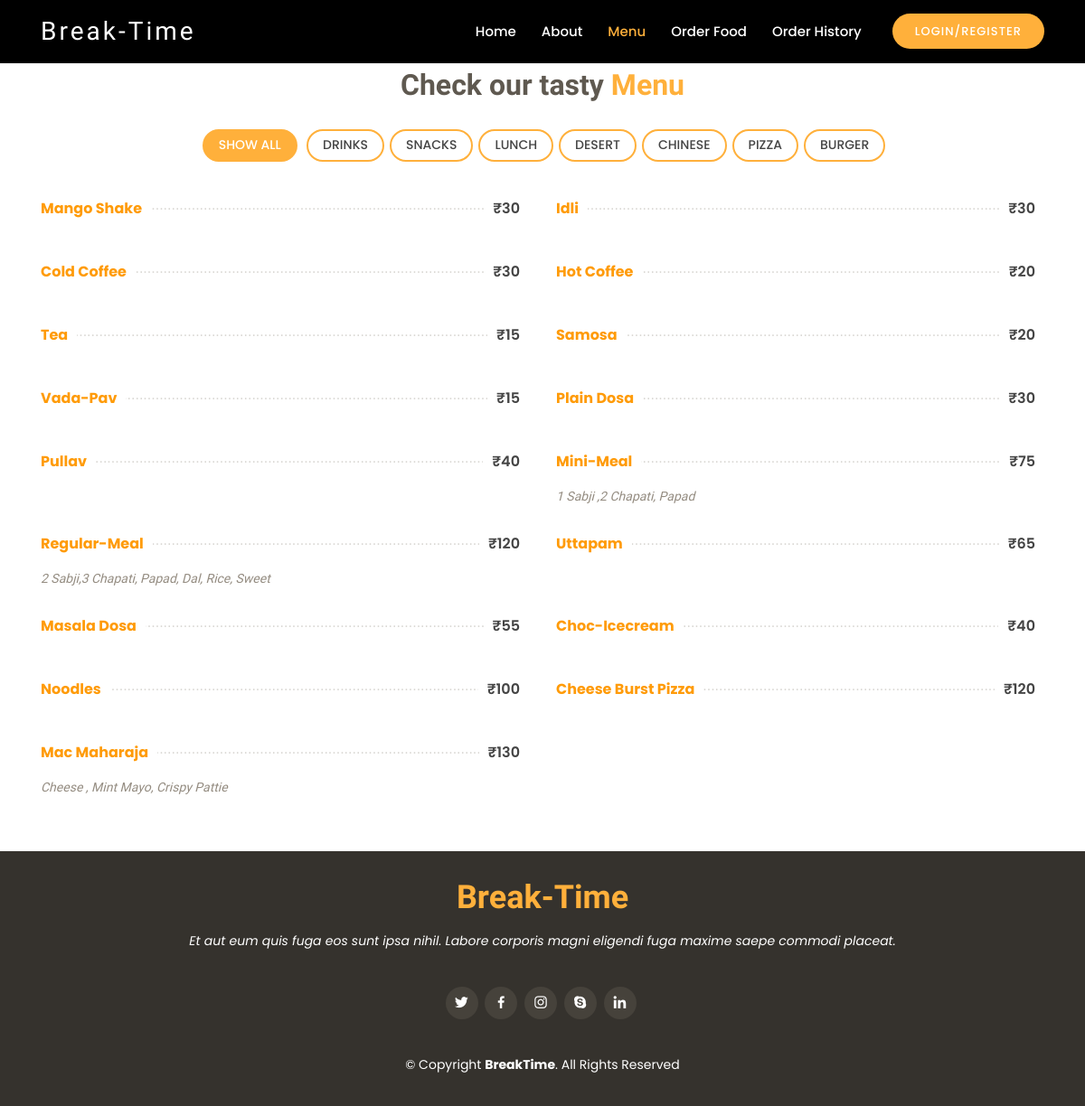
Page /menu.php on the committed database.
### tables this page shows
CREATE TABLE `menu` (
  `item_no` int(11) NOT NULL,
  `item_name` varchar(20) NOT NULL,
  `price` int(11) NOT NULL,
  `ingredients` varchar(50) NOT NULL,
  `type` varchar(10) NOT NULL
);

### menu.php (the view, shortened to what this page needs)
<?php
$xyz="Login/Register";
$db = new DbConnect();
$con = $db->connect();
?>
<!DOCTYPE html>
<html lang="en">
<head>
  <link href="assets/vendor/bootstrap/css/bootstrap.min.css" rel="stylesheet">
  <link href="assets/vendor/icofont/icofont.min.css" rel="stylesheet">
  <link href="assets/vendor/boxicons/css/boxicons.min.css" rel="stylesheet">
  <link href="assets/vendor/animate.css/animate.min.css" rel="stylesheet">
  <link href="assets/vendor/venobox/venobox.css" rel="stylesheet">
  <link href="assets/vendor/owl.carousel/assets/owl.carousel.min.css" rel="stylesheet">
  <link href="assets/css/style.css" rel="stylesheet">
</head>
<body>
  <header style="background: black;" id="header" class="fixed-top d-flex align-items-center header-transparent">
    <div class="container d-flex align-items-center">
      <div class="logo mr-auto">
        <h1 class="text-light"><a href="index.php"><span>Break-Time</span></a></h1>
      </div>
      <nav class="nav-menu d-none d-lg-block">
        <ul>
        <li ><a href="index.php">Home</a></li>
          <li><a href="#about">About</a></li>
          <li class="active"><a href="menu.php">Menu</a></li>
          <?php
            if($xyz=="admin"){
              echo "
            <li><a href=\"onGoingOrder.php\">On Going Orders</a></li>
            <li><a href=\"order_history.php\">Order History</a></li>
            <li><a href=\"addFoodItem.php\">Add Food Item</a></li>
          ";
            }
            else{
              echo " <li><a href=\"order.php\">Order Food</a></li>
              <li><a href=\"order_history.php\">Order History</a></li>
             ";
            }
          ?>
          <li class="book-a-table text-center"><a href="login.php"><?php echo $xyz?></a></li>
        </ul>
      </nav>
    </div>
  </header>
<section id="menu" class="menu">
      <div class="container">
        <div class="section-title">
          <h2>Check our tasty <span>Menu</span></h2>
        </div>
        <div class="row">
          <div class="col-lg-12 d-flex justify-content-center">
            <ul id="menu-flters">
              <li data-filter="*" class="filter-active">SHOW ALL</li>
              <?php
                $sql="select distinct type from menu";
                $result= mysqli_query($con,$sql);
                while($row=mysqli_fetch_assoc($result)){
                    $t=$row['type'];
                    $st=strtoupper($t);
                    echo "<li data-filter=\".filter-$t \">$st</li>";
                }
              ?>
            </ul>
          </div>
        </div>
        <div class="row menu-container">
          <?php
            $sql="select * from menu";
            $result= mysqli_query($con,$sql);
            while($row=mysqli_fetch_assoc($result)){
                menuItem($row['item_name'],$row['type'],$row['ingredients'],$row['price'],$row['item_no']);
            }
          function menuItem($name,$type,$ing,$price,$item_id){
            echo "<div class=\"col-lg-6 menu-item filter-$type\">
                <div class=\"menu-content\">
                <p>$name</p><span>₹$price</span>
                </div>
                <div class=\"menu-ingredients\">
                    $ing
                </div>
                </div>";
            }
          ?>
        </div>
    </section>
  <footer id="footer">
    <div class="container">
      <h3>Break-Time</h3>
      <p>Et aut eum quis fuga eos sunt ipsa nihil. Labore corporis magni eligendi fuga maxime saepe commodi placeat.</p>
      <div class="social-links">
        <a href="#" class="twitter"><i class="bx bxl-twitter"></i></a>
        <a href="#" class="facebook"><i class="bx bxl-facebook"></i></a>
        <a href="#" class="instagram"><i class="bx bxl-instagram"></i></a>
        <a href="#" class="google-plus"><i class="bx bxl-skype"></i></a>
        <a href="#" class="linkedin"><i class="bx bxl-linkedin"></i></a>
      </div>
      <div class="copyright">
        &copy; Copyright <strong><span>BreakTime</span></strong>. All Rights Reserved
      </div>
    </div>
  </footer>
</body>
</html>

### assets/css/style.css (style rules this page uses)
body { font-family: "Poppins", sans-serif; color: #444444; }
a { color: #ffb03b; }
h1, h2, h3, h4, h5, h6 { font-family: "Satisfy", sans-serif; }
#header { height: 70px; z-index: 997; transition: all 0.5s; padding: 10px 0; background: rgba(26, 24, 22, 0.85); }
#header.header-transparent { background: transparent; }
#header .logo h1 { font-size: 28px; margin: 0; line-height: 1; font-weight: 400; letter-spacing: 3px; }
#header .logo h1 a, #header .logo h1 a:hover { color: #fff; text-decoration: none; }
.nav-menu, .nav-menu * { margin: 0; padding: 0; list-style: none; }
.nav-menu > ul > li { position: relative; white-space: nowrap; float: left; }
.nav-menu a { display: block; position: relative; color: white; padding: 9px 14px; transition: 0.3s; font-size: 15px; font-weight: 500; font-family: "Poppins", sans-serif; }
.nav-menu a:hover, .nav-menu .active > a, .nav-menu li:hover > a { color: #ffb03b; text-decoration: none; }
.nav-menu .book-a-table a { background: #ffb03b; color: #fff; border-radius: 50px; margin: 0 0 0 20px; padding: 10px 25px; text-transform: uppercase; font-size: 13px; font-weight: 500; letter-spacing: 1px; transition: 0.3s; }
.mobile-nav { position: fixed; top: 55px; right: 15px; bottom: 15px; left: 15px; z-index: 9999; overflow-y: auto; background: #fff; transition: ease-in-out 0.2s; opacity: 0; visibility: hidden; border-radius: 10px; padding: 10px 0; }
.mobile-nav * { margin: 0; padding: 0; list-style: none; }
.mobile-nav a { display: block; position: relative; color: #433f39; padding: 10px 20px; font-weight: 500; outline: none; }
.mobile-nav a:hover, .mobile-nav .active > a, .mobile-nav li:hover > a { color: #ffb03b; text-decoration: none; }
.mobile-nav .book-a-table a { background: #ffb03b; color: #fff; border-radius: 50px; margin: 0 0 0 20px; padding: 10px 25px; text-transform: uppercase; font-size: 13px; font-weight: 500; letter-spacing: 1px; transition: 0.3s; display: inline-block; }
section { padding: 60px 0; }
.section-title { text-align: center; padding-bottom: 30px; }
.section-title h2 { margin: 15px 0 0 0; font-size: 32px; font-weight: 700; color: #5f5950; }
.section-title h2 span { color: #ffb03b; }
.menu #menu-flters { padding: 0; margin: 0 auto 0 auto; list-style: none; text-align: center; border-radius: 50px; }
.menu #menu-flters li { cursor: pointer; display: inline-block; padding: 8px 16px 10px 16px; font-size: 14px; font-weight: 500; line-height: 1; color: #444444; margin: 0 3px 10px 3px; transition: all ease-in-out 0.3s; background: #fff; border: 2px solid #ffb03b; border-radius: 50px; }
.menu #menu-flters li:hover, .menu #menu-flters li.filter-active { color: #fff; background: #ffb03b; }
.menu #menu-flters li:last-child { margin-right: 0; }
.menu .menu-content { margin-top: 30px; overflow: hidden; display: flex; justify-content: space-between; position: relative; }
.menu .menu-content::after { content: "......................................................................" "...................................................................." "...................................................................."; position: absolute; left: 20px; right: 0; top: -4px; z-index: 1; color: #dad8d4; font-family: Arial, "Helvetica Neue", Helvetica, sans-serif; }
.menu .menu-content p { padding-right: 10px; background: #fff; position: relative; z-index: 3; font-weight: 700; color: #ff9b08; }
.menu .menu-content span { background: #fff; position: relative; z-index: 3; padding: 0 10px; font-weight: 600; }
.menu .menu-ingredients { font-style: italic; font-size: 14px; font-family: "Comic Neue", sans-serif; color: #948c81; }
#footer { background: #35322d; color: #fff; font-size: 14px; text-align: center; bottom: 0; padding: 30px 0; }
#footer h3 { font-size: 36px; font-weight: 700; color: #ffb03b; position: relative; padding: 0; margin: 0 0 15px 0; }
#footer p { font-size: 15; font-style: italic; padding: 0; margin: 0 0 40px 0; }
#footer .social-links { margin: 0 0 40px 0; }
#footer .social-links a { font-size: 18px; display: inline-block; background: #46423b; color: #fff; line-height: 1; padding: 8px 0; margin-right: 4px; border-radius: 50%; text-align: center; width: 36px; height: 36px; transition: 0.3s; }
#footer .copyright { margin: 0 0 5px 0; }

### rows in the picture
menu: item_name "Mango Shake", price "30"
menu: item_name "Idli", price "30"
menu: item_name "Cold Coffee", price "30"
menu: item_name "Hot Coffee", price "20"
menu: item_name "Tea", price "15"
menu: item_name "Samosa", price "20"
menu: item_name "Vada-Pav", price "15"
menu: item_name "Plain Dosa", price "30"
menu: item_name "Pullav", price "40"
menu: item_name "Mini-Meal", price "75", ingredients "1 Sabji ,2 Chapati, Papad"
menu: item_name "Regular-Meal", price "120", ingredients "2 Sabji,3 Chapati, Papad, Dal, Rice, Sweet"
menu: item_name "Uttapam", price "65"
menu: item_name "Masala Dosa", price "55"
menu: item_name "Choc-Icecream", price "40"
menu: item_name "Noodles", price "100"
menu: item_name "Cheese Burst Pizza", price "120"
menu: item_name "Mac Maharaja", price "130", ingredients "Cheese , Mint Mayo, Crispy Pattie"

### other values in the picture
$xyz "LOGIN/REGISTER"
$st "DRINKS"
$st "SNACKS"
$st "LUNCH"
$st "DESERT"
$st "CHINESE"
$st "PIZZA"
$st "BURGER"
